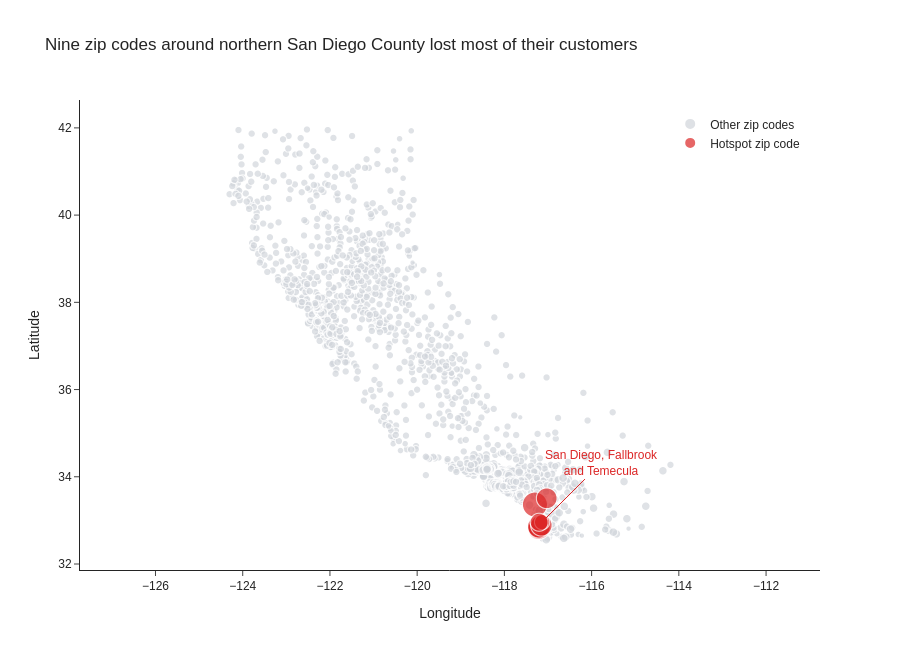

Here is the notebook cell this chart was saved with:
### Code cell
df_zip['group'] = np.where(df_zip['Zip Code'].isin(hotspot_zips), 'Hotspot zip code', 'Other zip codes')

fig = px.scatter(
    df_zip.sort_values('group', ascending=False),
    x='Longitude',
    y='Latitude',
    size='customers',
    color='group',
    hover_data={'City': True, 'Zip Code': True, 'customers': True, 'churn_rate': ':.0%', 'group': False},
    color_discrete_map={
        'Hotspot zip code': COLOR_CHURNED,
        'Other zip codes': COLOR_LIGHT_GRAY,
    },
    labels={
        'group': '',
        'customers': 'Customers',
        'churn_rate': 'Churn rate',
    },
    title='Nine zip codes around northern San Diego County lost most of their customers',
    height=650,
    size_max=25,
)

fig.update_yaxes(scaleanchor='x', scaleratio=1)
fig.add_annotation(
    x=-117.15, y=32.95,
    ax=60, ay=-60,
    text='San Diego, Fallbrook<br>and Temecula',
    showarrow=True,
    arrowcolor=COLOR_CHURNED,
    font_color=COLOR_CHURNED,
)
fig.update_layout(legend=dict(yanchor='top', y=0.98, xanchor='right', x=0.98))

fig.show()

### Figure 1 — Plotly figure (JSON) as saved in the notebook; plotly's stock layout.template omitted (floating-point values rounded to 4 significant figures; data arrays with more than 128 entries replaced by an {"elided": "..."} marker saying what was removed)
{"data": [{"customdata": {"elided": "1617x5 mixed values"}, "hovertemplate": "Longitude=%{x}<br>Latitude=%{y}<br>Customers=%{customdata[2]}<br>City=%{customdata[0]}<br>Zip Code=%{customdata[1]}<br>Churn rate=%{customdata[3]:.0%}<extra></extra>", "legendgroup": "Other zip codes", "marker": {"color": "#D1D5DB", "size": {"elided": "1617 int values"}, "sizemode": "area", "sizeref": 0.0688, "symbol": "circle"}, "mode": "markers", "name": "Other zip codes", "showlegend": true, "type": "scattergl", "x": {"elided": "1617 float values"}, "xaxis": "x", "y": {"elided": "1617 float values"}, "yaxis": "y"}, {"customdata": [["Fallbrook", 92028, 43, 0.6047, "Hotspot zip code"], ["San Diego", 92109, 27, 0.8889, "Hotspot zip code"], ["San Diego", 92117, 34, 0.8824, "Hotspot zip code"], ["San Diego", 92121, 20, 0.85, "Hotspot zip code"], ["San Diego", 92122, 36, 0.9167, "Hotspot zip code"], ["San Diego", 92126, 32, 0.875, "Hotspot zip code"], ["San Diego", 92129, 16, 0.9375, "Hotspot zip code"], ["San Diego", 92130, 22, 0.9091, "Hotspot zip code"], ["Temecula", 92592, 30, 0.6, "Hotspot zip code"]], "hovertemplate": "Longitude=%{x}<br>Latitude=%{y}<br>Customers=%{customdata[2]}<br>City=%{customdata[0]}<br>Zip Code=%{customdata[1]}<br>Churn rate=%{customdata[3]:.0%}<extra></extra>", "legendgroup": "Hotspot zip code", "marker": {"color": "#DC2626", "size": [43, 27, 34, 20, 36, 32, 16, 22, 30], "sizemode": "area", "sizeref": 0.0688, "symbol": "circle"}, "mode": "markers", "name": "Hotspot zip code", "showlegend": true, "type": "scattergl", "x": [-117.3, -117.2, -117.2, -117.2, -117.2, -117.2, -117.1, -117.2, -117.0], "xaxis": "x", "y": [33.36, 32.79, 32.83, 32.9, 32.86, 32.89, 32.96, 32.96, 33.51], "yaxis": "y"}], "layout": {"annotations": [{"arrowcolor": "#DC2626", "ax": 60, "ay": -60, "font": {"color": "#DC2626"}, "showarrow": true, "text": "San Diego, Fallbrook<br>and Temecula", "x": -117.2, "y": 32.95}], "height": 650, "legend": {"itemsizing": "constant", "title": {"text": ""}, "tracegroupgap": 0, "x": 0.98, "xanchor": "right", "y": 0.98, "yanchor": "top"}, "title": {"text": "Nine zip codes around northern San Diego County lost most of their customers"}, "xaxis": {"anchor": "y", "domain": [0.0, 1.0], "title": {"text": "Longitude"}}, "yaxis": {"anchor": "x", "domain": [0.0, 1.0], "scaleanchor": "x", "scaleratio": 1, "title": {"text": "Latitude"}}}}
